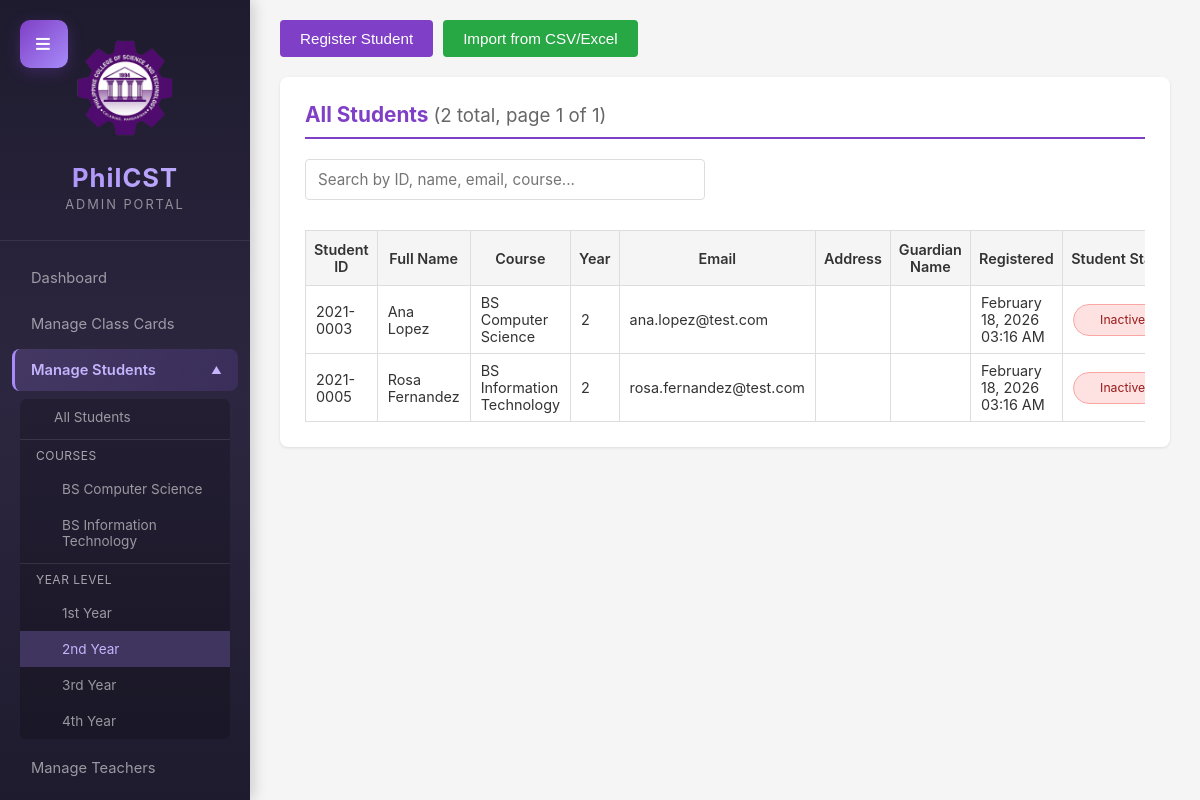
Page /frontend/admin/students.php?year=2 (signed in) on the committed database.
### tables this page shows
CREATE TABLE students (
    id INT PRIMARY KEY AUTO_INCREMENT,
    student_id VARCHAR(20) UNIQUE NOT NULL,
    name VARCHAR(100) NOT NULL,
    email VARCHAR(100) UNIQUE NOT NULL,
    course VARCHAR(100) NOT NULL,
    year INT NOT NULL,
    created_at TIMESTAMP DEFAULT CURRENT_TIMESTAMP,
    updated_at TIMESTAMP DEFAULT CURRENT_TIMESTAMP ON UPDATE CURRENT_TIMESTAMP
);

### backend/includes/functions.php (called while the page is built, shortened)
<?php
function formatDate($date) {
    $tz = new DateTimeZone('Asia/Manila');
    $dt = new DateTime($date, $tz);
    return $dt->format('F d, Y h:i A');
}
function getPaginationData($total_items, $items_per_page = 10) {
    $current_page = isset($_GET['page']) ? max(1, intval($_GET['page'])) : 1;
    $total_pages = ceil($total_items / $items_per_page);
    $current_page = min($current_page, max(1, $total_pages));
    $offset = ($current_page - 1) * $items_per_page;
    return [
        'current_page' => $current_page,
        'total_pages' => $total_pages,
        'offset' => $offset,
        'limit' => $items_per_page,
        'total_items' => $total_items
    ];
}
?>

### frontend/admin/students.php (the view, shortened to what this page needs)
<?php
require_once '../../backend/config/db.php';
require_once '../../backend/includes/functions.php';
$course_filter = isset($_GET['course']) ? trim($_GET['course']) : null;
$year_filter = isset($_GET['year']) ? intval($_GET['year']) : null;
$count_query = 'SELECT COUNT(*) as total FROM students';
$count_params = [];
if ($course_filter || $year_filter) {
    $count_query .= ' WHERE 1=1';
    if ($year_filter) {
        $count_query .= ' AND year = ?';
        $count_params[] = $year_filter;
    }
}
$stmt = $pdo->prepare($count_query);
$stmt->execute($count_params);
$total_students = $stmt->fetch()['total'];
$pagination = getPaginationData($total_students, 15);
$query = 'SELECT * FROM students';
$query_params = [];
if ($course_filter || $year_filter) {
    $query .= ' WHERE 1=1';
    if ($year_filter) {
        $query .= ' AND year = ?';
        $query_params[] = $year_filter;
    }
}
$query .= ' ORDER BY name LIMIT ' . intval($pagination['limit']) . ' OFFSET ' . intval($pagination['offset']);
$stmt = $pdo->prepare($query);
$stmt->execute($query_params);
$students = $stmt->fetchAll();
$course_stmt = $pdo->prepare('SELECT DISTINCT course FROM students WHERE course IS NOT NULL AND course != "" ORDER BY course');
$course_stmt->execute();
$courses = $course_stmt->fetchAll();
?>
<!DOCTYPE html>
<html lang="en">
<head>
    <link rel="stylesheet" href="../css/admin.css">
</head>
<body>
    <div class="dashboard-container">
        <button class="sidebar-toggle-btn" onclick="toggleSidebar()" title="Toggle Sidebar">≡</button>
        <aside class="sidebar">
            <div class="sidebar-header">
                <img src="../images/Philcst Logo (2).png" alt="PhilCST Logo" class="sidebar-logo">
                <h2>PhilCST</h2>
                <p>Admin Portal</p>
            </div>
            <nav class="sidebar-nav">
                <a href="/CLASS_CARD_DROPPING_SYSTEM/frontend/admin/dashboard.php" class="nav-item">
                    <span>Dashboard</span>
                </a>
                <a href="/CLASS_CARD_DROPPING_SYSTEM/frontend/admin/dropped_cards.php" class="nav-item">
                    <span>Manage Class Cards</span>
                </a>
                <div class="nav-item submenu-trigger active" onclick="toggleSubmenu(this)">
                    <span>Manage Students</span>
                </div>
                <div class="submenu active" id="studentSubmenu">
                    <a href="/CLASS_CARD_DROPPING_SYSTEM/frontend/admin/students.php" class="submenu-item <?php echo !$course_filter && !$year_filter ? 'active' : ''; ?>">All Students</a>
                    <div style="padding: 8px 16px; color: rgba(255, 255, 255, 0.6); font-size: 0.75em; text-transform: uppercase; letter-spacing: 0.5px; margin-top: 4px; border-top: 1px solid rgba(255, 255, 255, 0.1);">Courses</div>
                    <?php foreach ($courses as $course): ?>
                    <a href="/CLASS_CARD_DROPPING_SYSTEM/frontend/admin/students.php?course=<?php echo urlencode($course['course']); ?>" class="submenu-item" style="padding-left: 40px; <?php echo $course_filter === $course['course'] && !$year_filter ? 'background-color: rgba(167, 139, 250, 0.25); color: #c4b5fd;' : ''; ?>"><?php echo htmlspecialchars($course['course']); ?></a>
                    <?php endforeach; ?>
                    <div style="padding: 8px 16px; color: rgba(255, 255, 255, 0.6); font-size: 0.75em; text-transform: uppercase; letter-spacing: 0.5px; margin-top: 4px; border-top: 1px solid rgba(255, 255, 255, 0.1);">Year Level</div>
                    <a href="/CLASS_CARD_DROPPING_SYSTEM/frontend/admin/students.php?year=1" class="submenu-item" style="padding-left: 40px; <?php echo $year_filter === 1 && !$course_filter ? 'background-color: rgba(167, 139, 250, 0.25); color: #c4b5fd;' : ''; ?>">1st Year</a>
                    <a href="/CLASS_CARD_DROPPING_SYSTEM/frontend/admin/students.php?year=2" class="submenu-item" style="padding-left: 40px; <?php echo $year_filter === 2 && !$course_filter ? 'background-color: rgba(167, 139, 250, 0.25); color: #c4b5fd;' : ''; ?>">2nd Year</a>
                    <a href="/CLASS_CARD_DROPPING_SYSTEM/frontend/admin/students.php?year=3" class="submenu-item" style="padding-left: 40px; <?php echo $year_filter === 3 && !$course_filter ? 'background-color: rgba(167, 139, 250, 0.25); color: #c4b5fd;' : ''; ?>">3rd Year</a>
                    <a href="/CLASS_CARD_DROPPING_SYSTEM/frontend/admin/students.php?year=4" class="submenu-item" style="padding-left: 40px; <?php echo $year_filter === 4 && !$course_filter ? 'background-color: rgba(167, 139, 250, 0.25); color: #c4b5fd;' : ''; ?>">4th Year</a>
                </div>
                <a href="/CLASS_CARD_DROPPING_SYSTEM/frontend/admin/teachers.php" class="nav-item">
                    <span>Manage Teachers</span>
                </a>
                <a href="/CLASS_CARD_DROPPING_SYSTEM/frontend/admin/drop_history.php" class="nav-item">
                </a>
            </nav>
        </aside>
        <main class="main-content">
            <div class="content-wrapper">
                <div style="margin-bottom: 20px; display: flex; gap: 10px; flex-wrap: wrap;">
                    <button type="button" class="btn btn-primary" onclick="openRegisterModal()">Register Student</button>
                    <button type="button" class="btn btn-success" onclick="openImportModal()">Import from CSV/Excel</button>
                </div>
                <section class="section">
                    <h2>All Students <span style="font-weight: normal; font-size: 0.9em; color: #666;">(<span id="studentsTable-count"><?php echo $pagination['total_items']; ?></span> total, page <?php echo $pagination['current_page']; ?> of <?php echo max(1, $pagination['total_pages']); ?>)</span></h2>
                    <div class="form-group" style="max-width: 400px; margin-bottom: 15px;">
                        <input type="text" id="liveSearchStudents" data-live-filter="studentsTable" placeholder="Search by ID, name, email, course..." style="width: 100%;">
                    </div>
                    <?php if (count($students) > 0): ?>
                        <div class="table-responsive">
                            <table class="table" id="studentsTable">
                                <thead>
                                    <tr>
                                        <th>Student ID</th>
                                        <th>Full Name</th>
                                        <th>Course</th>
                                        <th>Year</th>
                                        <th>Email</th>
                                        <th>Address</th>
                                        <th>Guardian Name</th>
                                        <th>Registered</th>
                                        <th>Student Status</th>
                                    </tr>
                                </thead>
                                <tbody>
                                    <?php foreach ($students as $student): ?>
                                        <tr>
                                            <td><?php echo htmlspecialchars($student['student_id'] ?? ''); ?></td>
                                            <td><?php echo htmlspecialchars($student['name'] ?? ''); ?></td>
                                            <td><?php echo htmlspecialchars($student['course'] ?? ''); ?></td>
                                            <td><?php echo $student['year'] ?? ''; ?></td>
                                            <td><?php echo htmlspecialchars($student['email'] ?? ''); ?></td>
                                            <td><?php echo htmlspecialchars($student['address'] ?? ''); ?></td>
                                            <td><?php echo htmlspecialchars($student['guardian_name'] ?? ''); ?></td>
                                            <td><?php echo formatDate($student['created_at'] ?? ''); ?></td>
                                            <td><span
                                                    class="status status-<?php echo ($student['status'] === 'active') ? 'active' : 'inactive'; ?>"><?php echo ucfirst($student['status'] ?? 'inactive'); ?></span>
                                            </td>
                                        </tr>
                                    <?php endforeach; ?>
                                </tbody>
                            </table>
                        </div>
                    <?php else: ?>
                        <p class="no-data">No students registered yet.</p>
                    <?php endif; ?>
                </section>
            </div>
        </main>
    </div>
</body>
</html>

### rows in the picture
students: student "2021-0003", name "Ana Lopez", course "BS Computer Science", year "2", email "ana.lopez@test.com", created_at "February 18, 2026 03:16 AM", status "Inactive"
students: student "2021-0005", name "Rosa Fernandez", course "BS Information Technology", year "2", email "rosa.fernandez@test.com", created_at "February 18, 2026 03:16 AM", status "Inactive"

### other values in the picture
$course['course'] "BS Computer Science"
$course['course'] "BS Information Technology"
$pagination['total_items'] "2"
$pagination['current_page'] "1"
max(1, $pagination['total_pages']) "1"
